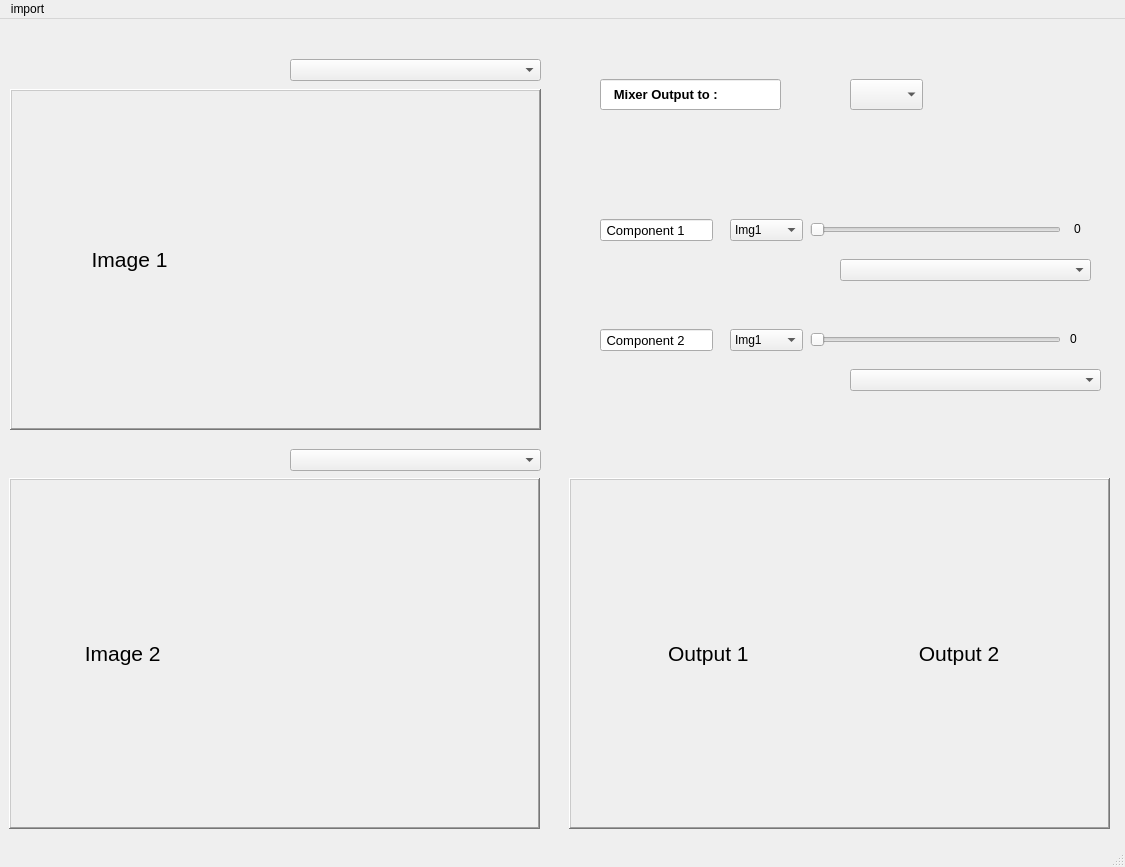
<?xml version="1.0" encoding="UTF-8"?>
<ui version="4.0">
 <class>MainWindow</class>
 <widget class="QMainWindow" name="MainWindow">
  <property name="geometry">
   <rect>
    <x>0</x>
    <y>0</y>
    <width>1125</width>
    <height>867</height>
   </rect>
  </property>
  <property name="windowTitle">
   <string>MainWindow</string>
  </property>
  <widget class="QWidget" name="centralwidget">
   <widget class="QComboBox" name="comboBox">
    <property name="geometry">
     <rect>
      <x>290</x>
      <y>40</y>
      <width>251</width>
      <height>22</height>
     </rect>
    </property>
    <item>
     <property name="text">
      <string/>
     </property>
    </item>
    <item>
     <property name="text">
      <string>FT Magnitude</string>
     </property>
    </item>
    <item>
     <property name="text">
      <string>FT Phase</string>
     </property>
    </item>
    <item>
     <property name="text">
      <string>FT Real</string>
     </property>
    </item>
    <item>
     <property name="text">
      <string>FT Imaginary</string>
     </property>
    </item>
   </widget>
   <widget class="QComboBox" name="comboBox_3">
    <property name="geometry">
     <rect>
      <x>290</x>
      <y>430</y>
      <width>251</width>
      <height>22</height>
     </rect>
    </property>
    <item>
     <property name="text">
      <string/>
     </property>
    </item>
    <item>
     <property name="text">
      <string>FT Magnitude</string>
     </property>
    </item>
    <item>
     <property name="text">
      <string>FT Phase</string>
     </property>
    </item>
    <item>
     <property name="text">
      <string>FT Real</string>
     </property>
    </item>
    <item>
     <property name="text">
      <string>FT Imaginary</string>
     </property>
    </item>
   </widget>
   <widget class="QComboBox" name="comboBox_2">
    <property name="geometry">
     <rect>
      <x>850</x>
      <y>60</y>
      <width>73</width>
      <height>31</height>
     </rect>
    </property>
    <item>
     <property name="text">
      <string/>
     </property>
    </item>
    <item>
     <property name="text">
      <string>Output1</string>
     </property>
    </item>
    <item>
     <property name="text">
      <string>Output2</string>
     </property>
    </item>
   </widget>
   <widget class="QComboBox" name="comboBox_4">
    <property name="geometry">
     <rect>
      <x>730</x>
      <y>200</y>
      <width>73</width>
      <height>22</height>
     </rect>
    </property>
    <item>
     <property name="text">
      <string>Img1</string>
     </property>
    </item>
    <item>
     <property name="text">
      <string>Img2</string>
     </property>
    </item>
   </widget>
   <widget class="QComboBox" name="comboBox_5">
    <property name="geometry">
     <rect>
      <x>840</x>
      <y>240</y>
      <width>251</width>
      <height>22</height>
     </rect>
    </property>
    <item>
     <property name="text">
      <string/>
     </property>
    </item>
    <item>
     <property name="text">
      <string>FT Magnitude</string>
     </property>
    </item>
    <item>
     <property name="text">
      <string>FT Phase</string>
     </property>
    </item>
    <item>
     <property name="text">
      <string>FT Real</string>
     </property>
    </item>
    <item>
     <property name="text">
      <string>FT Imaginary</string>
     </property>
    </item>
    <item>
     <property name="text">
      <string>Uniform magnitude</string>
     </property>
    </item>
    <item>
     <property name="text">
      <string>Uniform phase</string>
     </property>
    </item>
   </widget>
   <widget class="QComboBox" name="comboBox_6">
    <property name="geometry">
     <rect>
      <x>850</x>
      <y>350</y>
      <width>251</width>
      <height>22</height>
     </rect>
    </property>
    <item>
     <property name="text">
      <string/>
     </property>
    </item>
    <item>
     <property name="text">
      <string>FT Magnitude</string>
     </property>
    </item>
    <item>
     <property name="text">
      <string>FT Phase</string>
     </property>
    </item>
    <item>
     <property name="text">
      <string>FT Real</string>
     </property>
    </item>
    <item>
     <property name="text">
      <string>FT Imaginary</string>
     </property>
    </item>
    <item>
     <property name="text">
      <string>Uniform magnitude</string>
     </property>
    </item>
    <item>
     <property name="text">
      <string>Uniform phase</string>
     </property>
    </item>
   </widget>
   <widget class="QComboBox" name="comboBox_7">
    <property name="geometry">
     <rect>
      <x>730</x>
      <y>310</y>
      <width>73</width>
      <height>22</height>
     </rect>
    </property>
    <item>
     <property name="text">
      <string>Img1</string>
     </property>
    </item>
    <item>
     <property name="text">
      <string>Img2</string>
     </property>
    </item>
   </widget>
   <widget class="QSlider" name="horizontalSlider">
    <property name="geometry">
     <rect>
      <x>810</x>
      <y>200</y>
      <width>251</width>
      <height>22</height>
     </rect>
    </property>
    <property name="minimum">
     <number>1</number>
    </property>
    <property name="maximum">
     <number>100</number>
    </property>
    <property name="singleStep">
     <number>1</number>
    </property>
    <property name="orientation">
     <enum>Qt::Horizontal</enum>
    </property>
   </widget>
   <widget class="QSlider" name="horizontalSlider_2">
    <property name="geometry">
     <rect>
      <x>810</x>
      <y>310</y>
      <width>251</width>
      <height>22</height>
     </rect>
    </property>
    <property name="minimum">
     <number>1</number>
    </property>
    <property name="maximum">
     <number>100</number>
    </property>
    <property name="sliderPosition">
     <number>1</number>
    </property>
    <property name="orientation">
     <enum>Qt::Horizontal</enum>
    </property>
   </widget>
   <widget class="QLineEdit" name="lineEdit">
    <property name="geometry">
     <rect>
      <x>600</x>
      <y>60</y>
      <width>181</width>
      <height>31</height>
     </rect>
    </property>
    <property name="font">
     <font>
      <pointsize>10</pointsize>
      <weight>75</weight>
      <italic>false</italic>
      <bold>true</bold>
     </font>
    </property>
    <property name="text">
     <string>   Mixer Output to : </string>
    </property>
   </widget>
   <widget class="QLineEdit" name="lineEdit_2">
    <property name="geometry">
     <rect>
      <x>600</x>
      <y>200</y>
      <width>113</width>
      <height>22</height>
     </rect>
    </property>
    <property name="font">
     <font>
      <pointsize>10</pointsize>
     </font>
    </property>
    <property name="text">
     <string> Component 1</string>
    </property>
   </widget>
   <widget class="QLineEdit" name="lineEdit_3">
    <property name="geometry">
     <rect>
      <x>600</x>
      <y>310</y>
      <width>113</width>
      <height>22</height>
     </rect>
    </property>
    <property name="font">
     <font>
      <pointsize>10</pointsize>
     </font>
    </property>
    <property name="text">
     <string> Component 2</string>
    </property>
   </widget>
   <widget class="QFrame" name="frame">
    <property name="geometry">
     <rect>
      <x>10</x>
      <y>70</y>
      <width>531</width>
      <height>341</height>
     </rect>
    </property>
    <property name="frameShape">
     <enum>QFrame::WinPanel</enum>
    </property>
    <property name="frameShadow">
     <enum>QFrame::Raised</enum>
    </property>
    <property name="lineWidth">
     <number>3</number>
    </property>
    <widget class="QWidget" name="horizontalLayoutWidget">
     <property name="geometry">
      <rect>
       <x>0</x>
       <y>0</y>
       <width>531</width>
       <height>341</height>
      </rect>
     </property>
     <layout class="QHBoxLayout" name="horizontalLayout">
      <property name="bottomMargin">
       <number>0</number>
      </property>
      <item>
       <widget class="QLabel" name="label_2">
        <property name="font">
         <font>
          <pointsize>16</pointsize>
         </font>
        </property>
        <property name="text">
         <string>              Image 1</string>
        </property>
        <property name="scaledContents">
         <bool>true</bool>
        </property>
       </widget>
      </item>
      <item>
       <widget class="QLabel" name="label">
        <property name="text">
         <string/>
        </property>
        <property name="scaledContents">
         <bool>true</bool>
        </property>
       </widget>
      </item>
     </layout>
    </widget>
   </widget>
   <widget class="QFrame" name="frame">
    <property name="geometry">
     <rect>
      <x>9</x>
      <y>459</y>
      <width>531</width>
      <height>351</height>
     </rect>
    </property>
    <property name="frameShape">
     <enum>QFrame::WinPanel</enum>
    </property>
    <property name="frameShadow">
     <enum>QFrame::Raised</enum>
    </property>
    <property name="lineWidth">
     <number>3</number>
    </property>
    <property name="midLineWidth">
     <number>0</number>
    </property>
    <widget class="QWidget" name="horizontalLayoutWidget_2">
     <property name="geometry">
      <rect>
       <x>0</x>
       <y>0</y>
       <width>531</width>
       <height>351</height>
      </rect>
     </property>
     <layout class="QHBoxLayout" name="horizontalLayout_2">
      <item>
       <widget class="QLabel" name="label_3">
        <property name="font">
         <font>
          <pointsize>16</pointsize>
         </font>
        </property>
        <property name="text">
         <string>             Image 2  </string>
        </property>
        <property name="textFormat">
         <enum>Qt::PlainText</enum>
        </property>
        <property name="scaledContents">
         <bool>true</bool>
        </property>
       </widget>
      </item>
      <item>
       <widget class="QLabel" name="label_4">
        <property name="text">
         <string/>
        </property>
        <property name="scaledContents">
         <bool>true</bool>
        </property>
       </widget>
      </item>
     </layout>
    </widget>
   </widget>
   <widget class="QFrame" name="frame_3">
    <property name="geometry">
     <rect>
      <x>569</x>
      <y>459</y>
      <width>541</width>
      <height>351</height>
     </rect>
    </property>
    <property name="frameShape">
     <enum>QFrame::WinPanel</enum>
    </property>
    <property name="frameShadow">
     <enum>QFrame::Raised</enum>
    </property>
    <property name="lineWidth">
     <number>3</number>
    </property>
    <widget class="QWidget" name="horizontalLayoutWidget_4">
     <property name="geometry">
      <rect>
       <x>0</x>
       <y>0</y>
       <width>541</width>
       <height>351</height>
      </rect>
     </property>
     <layout class="QHBoxLayout" name="horizontalLayout_4">
      <item>
       <widget class="QLabel" name="label_5">
        <property name="font">
         <font>
          <pointsize>16</pointsize>
         </font>
        </property>
        <property name="text">
         <string>                 Output 1</string>
        </property>
        <property name="scaledContents">
         <bool>true</bool>
        </property>
       </widget>
      </item>
      <item>
       <widget class="QLabel" name="label_6">
        <property name="font">
         <font>
          <pointsize>16</pointsize>
         </font>
        </property>
        <property name="text">
         <string>             Output 2</string>
        </property>
        <property name="scaledContents">
         <bool>true</bool>
        </property>
       </widget>
      </item>
     </layout>
    </widget>
   </widget>
   <widget class="QLabel" name="label_7">
    <property name="geometry">
     <rect>
      <x>1074</x>
      <y>200</y>
      <width>41</width>
      <height>20</height>
     </rect>
    </property>
    <property name="text">
     <string>0</string>
    </property>
   </widget>
   <widget class="QLabel" name="label_8">
    <property name="geometry">
     <rect>
      <x>1070</x>
      <y>310</y>
      <width>31</width>
      <height>20</height>
     </rect>
    </property>
    <property name="text">
     <string>0</string>
    </property>
   </widget>
  </widget>
  <widget class="QMenuBar" name="menubar">
   <property name="geometry">
    <rect>
     <x>0</x>
     <y>0</y>
     <width>1125</width>
     <height>26</height>
    </rect>
   </property>
   <widget class="QMenu" name="menuimport">
    <property name="title">
     <string>import</string>
    </property>
    <addaction name="open_image"/>
   </widget>
   <addaction name="menuimport"/>
  </widget>
  <widget class="QStatusBar" name="statusbar"/>
  <action name="open_image">
   <property name="text">
    <string>open</string>
   </property>
  </action>
 </widget>
 <resources/>
 <connections/>
</ui>
